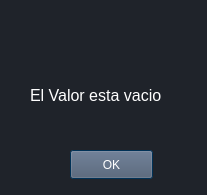
<?xml version="1.0" encoding="UTF-8"?>
<ui version="4.0">
 <class>ErrorPopUp</class>
 <widget class="QDialog" name="ErrorPopUp">
  <property name="geometry">
   <rect>
    <x>0</x>
    <y>0</y>
    <width>207</width>
    <height>195</height>
   </rect>
  </property>
  <property name="palette">
   <palette>
    <active>
     <colorrole role="WindowText">
      <brush brushstyle="SolidPattern">
       <color alpha="255">
        <red>255</red>
        <green>255</green>
        <blue>255</blue>
       </color>
      </brush>
     </colorrole>
     <colorrole role="Button">
      <brush brushstyle="SolidPattern">
       <color alpha="255">
        <red>31</red>
        <green>35</green>
        <blue>42</blue>
       </color>
      </brush>
     </colorrole>
     <colorrole role="Light">
      <brush brushstyle="SolidPattern">
       <color alpha="255">
        <red>46</red>
        <green>53</green>
        <blue>63</blue>
       </color>
      </brush>
     </colorrole>
     <colorrole role="Midlight">
      <brush brushstyle="SolidPattern">
       <color alpha="255">
        <red>38</red>
        <green>44</green>
        <blue>52</blue>
       </color>
      </brush>
     </colorrole>
     <colorrole role="Dark">
      <brush brushstyle="SolidPattern">
       <color alpha="255">
        <red>15</red>
        <green>18</green>
        <blue>21</blue>
       </color>
      </brush>
     </colorrole>
     <colorrole role="Mid">
      <brush brushstyle="SolidPattern">
       <color alpha="255">
        <red>21</red>
        <green>23</green>
        <blue>28</blue>
       </color>
      </brush>
     </colorrole>
     <colorrole role="Text">
      <brush brushstyle="SolidPattern">
       <color alpha="255">
        <red>255</red>
        <green>255</green>
        <blue>255</blue>
       </color>
      </brush>
     </colorrole>
     <colorrole role="BrightText">
      <brush brushstyle="SolidPattern">
       <color alpha="255">
        <red>255</red>
        <green>255</green>
        <blue>255</blue>
       </color>
      </brush>
     </colorrole>
     <colorrole role="ButtonText">
      <brush brushstyle="SolidPattern">
       <color alpha="255">
        <red>255</red>
        <green>255</green>
        <blue>255</blue>
       </color>
      </brush>
     </colorrole>
     <colorrole role="Base">
      <brush brushstyle="SolidPattern">
       <color alpha="255">
        <red>0</red>
        <green>0</green>
        <blue>0</blue>
       </color>
      </brush>
     </colorrole>
     <colorrole role="Window">
      <brush brushstyle="SolidPattern">
       <color alpha="255">
        <red>31</red>
        <green>35</green>
        <blue>42</blue>
       </color>
      </brush>
     </colorrole>
     <colorrole role="Shadow">
      <brush brushstyle="SolidPattern">
       <color alpha="255">
        <red>0</red>
        <green>0</green>
        <blue>0</blue>
       </color>
      </brush>
     </colorrole>
     <colorrole role="Highlight">
      <brush brushstyle="SolidPattern">
       <color alpha="255">
        <red>0</red>
        <green>61</green>
        <blue>108</blue>
       </color>
      </brush>
     </colorrole>
     <colorrole role="Link">
      <brush brushstyle="SolidPattern">
       <color alpha="255">
        <red>0</red>
        <green>0</green>
        <blue>130</blue>
       </color>
      </brush>
     </colorrole>
     <colorrole role="AlternateBase">
      <brush brushstyle="SolidPattern">
       <color alpha="255">
        <red>15</red>
        <green>17</green>
        <blue>21</blue>
       </color>
      </brush>
     </colorrole>
     <colorrole role="ToolTipBase">
      <brush brushstyle="SolidPattern">
       <color alpha="255">
        <red>255</red>
        <green>255</green>
        <blue>220</blue>
       </color>
      </brush>
     </colorrole>
     <colorrole role="ToolTipText">
      <brush brushstyle="SolidPattern">
       <color alpha="255">
        <red>0</red>
        <green>0</green>
        <blue>0</blue>
       </color>
      </brush>
     </colorrole>
     <colorrole role="PlaceholderText">
      <brush brushstyle="SolidPattern">
       <color alpha="127">
        <red>255</red>
        <green>255</green>
        <blue>255</blue>
       </color>
      </brush>
     </colorrole>
    </active>
    <inactive>
     <colorrole role="WindowText">
      <brush brushstyle="SolidPattern">
       <color alpha="255">
        <red>255</red>
        <green>255</green>
        <blue>255</blue>
       </color>
      </brush>
     </colorrole>
     <colorrole role="Button">
      <brush brushstyle="SolidPattern">
       <color alpha="255">
        <red>31</red>
        <green>35</green>
        <blue>42</blue>
       </color>
      </brush>
     </colorrole>
     <colorrole role="Light">
      <brush brushstyle="SolidPattern">
       <color alpha="255">
        <red>46</red>
        <green>53</green>
        <blue>63</blue>
       </color>
      </brush>
     </colorrole>
     <colorrole role="Midlight">
      <brush brushstyle="SolidPattern">
       <color alpha="255">
        <red>38</red>
        <green>44</green>
        <blue>52</blue>
       </color>
      </brush>
     </colorrole>
     <colorrole role="Dark">
      <brush brushstyle="SolidPattern">
       <color alpha="255">
        <red>15</red>
        <green>18</green>
        <blue>21</blue>
       </color>
      </brush>
     </colorrole>
     <colorrole role="Mid">
      <brush brushstyle="SolidPattern">
       <color alpha="255">
        <red>21</red>
        <green>23</green>
        <blue>28</blue>
       </color>
      </brush>
     </colorrole>
     <colorrole role="Text">
      <brush brushstyle="SolidPattern">
       <color alpha="255">
        <red>255</red>
        <green>255</green>
        <blue>255</blue>
       </color>
      </brush>
     </colorrole>
     <colorrole role="BrightText">
      <brush brushstyle="SolidPattern">
       <color alpha="255">
        <red>255</red>
        <green>255</green>
        <blue>255</blue>
       </color>
      </brush>
     </colorrole>
     <colorrole role="ButtonText">
      <brush brushstyle="SolidPattern">
       <color alpha="255">
        <red>255</red>
        <green>255</green>
        <blue>255</blue>
       </color>
      </brush>
     </colorrole>
     <colorrole role="Base">
      <brush brushstyle="SolidPattern">
       <color alpha="255">
        <red>0</red>
        <green>0</green>
        <blue>0</blue>
       </color>
      </brush>
     </colorrole>
     <colorrole role="Window">
      <brush brushstyle="SolidPattern">
       <color alpha="255">
        <red>31</red>
        <green>35</green>
        <blue>42</blue>
       </color>
      </brush>
     </colorrole>
     <colorrole role="Shadow">
      <brush brushstyle="SolidPattern">
       <color alpha="255">
        <red>0</red>
        <green>0</green>
        <blue>0</blue>
       </color>
      </brush>
     </colorrole>
     <colorrole role="Highlight">
      <brush brushstyle="SolidPattern">
       <color alpha="255">
        <red>0</red>
        <green>61</green>
        <blue>108</blue>
       </color>
      </brush>
     </colorrole>
     <colorrole role="Link">
      <brush brushstyle="SolidPattern">
       <color alpha="255">
        <red>0</red>
        <green>0</green>
        <blue>130</blue>
       </color>
      </brush>
     </colorrole>
     <colorrole role="AlternateBase">
      <brush brushstyle="SolidPattern">
       <color alpha="255">
        <red>15</red>
        <green>17</green>
        <blue>21</blue>
       </color>
      </brush>
     </colorrole>
     <colorrole role="ToolTipBase">
      <brush brushstyle="SolidPattern">
       <color alpha="255">
        <red>255</red>
        <green>255</green>
        <blue>220</blue>
       </color>
      </brush>
     </colorrole>
     <colorrole role="ToolTipText">
      <brush brushstyle="SolidPattern">
       <color alpha="255">
        <red>0</red>
        <green>0</green>
        <blue>0</blue>
       </color>
      </brush>
     </colorrole>
     <colorrole role="PlaceholderText">
      <brush brushstyle="SolidPattern">
       <color alpha="127">
        <red>255</red>
        <green>255</green>
        <blue>255</blue>
       </color>
      </brush>
     </colorrole>
    </inactive>
    <disabled>
     <colorrole role="WindowText">
      <brush brushstyle="SolidPattern">
       <color alpha="255">
        <red>15</red>
        <green>18</green>
        <blue>21</blue>
       </color>
      </brush>
     </colorrole>
     <colorrole role="Button">
      <brush brushstyle="SolidPattern">
       <color alpha="255">
        <red>31</red>
        <green>35</green>
        <blue>42</blue>
       </color>
      </brush>
     </colorrole>
     <colorrole role="Light">
      <brush brushstyle="SolidPattern">
       <color alpha="255">
        <red>46</red>
        <green>53</green>
        <blue>63</blue>
       </color>
      </brush>
     </colorrole>
     <colorrole role="Midlight">
      <brush brushstyle="SolidPattern">
       <color alpha="255">
        <red>38</red>
        <green>44</green>
        <blue>52</blue>
       </color>
      </brush>
     </colorrole>
     <colorrole role="Dark">
      <brush brushstyle="SolidPattern">
       <color alpha="255">
        <red>15</red>
        <green>18</green>
        <blue>21</blue>
       </color>
      </brush>
     </colorrole>
     <colorrole role="Mid">
      <brush brushstyle="SolidPattern">
       <color alpha="255">
        <red>21</red>
        <green>23</green>
        <blue>28</blue>
       </color>
      </brush>
     </colorrole>
     <colorrole role="Text">
      <brush brushstyle="SolidPattern">
       <color alpha="255">
        <red>15</red>
        <green>18</green>
        <blue>21</blue>
       </color>
      </brush>
     </colorrole>
     <colorrole role="BrightText">
      <brush brushstyle="SolidPattern">
       <color alpha="255">
        <red>255</red>
        <green>255</green>
        <blue>255</blue>
       </color>
      </brush>
     </colorrole>
     <colorrole role="ButtonText">
      <brush brushstyle="SolidPattern">
       <color alpha="255">
        <red>15</red>
        <green>18</green>
        <blue>21</blue>
       </color>
      </brush>
     </colorrole>
     <colorrole role="Base">
      <brush brushstyle="SolidPattern">
       <color alpha="255">
        <red>31</red>
        <green>35</green>
        <blue>42</blue>
       </color>
      </brush>
     </colorrole>
     <colorrole role="Window">
      <brush brushstyle="SolidPattern">
       <color alpha="255">
        <red>31</red>
        <green>35</green>
        <blue>42</blue>
       </color>
      </brush>
     </colorrole>
     <colorrole role="Shadow">
      <brush brushstyle="SolidPattern">
       <color alpha="255">
        <red>0</red>
        <green>0</green>
        <blue>0</blue>
       </color>
      </brush>
     </colorrole>
     <colorrole role="Link">
      <brush brushstyle="SolidPattern">
       <color alpha="255">
        <red>0</red>
        <green>0</green>
        <blue>130</blue>
       </color>
      </brush>
     </colorrole>
     <colorrole role="AlternateBase">
      <brush brushstyle="SolidPattern">
       <color alpha="255">
        <red>31</red>
        <green>35</green>
        <blue>42</blue>
       </color>
      </brush>
     </colorrole>
     <colorrole role="ToolTipBase">
      <brush brushstyle="SolidPattern">
       <color alpha="255">
        <red>255</red>
        <green>255</green>
        <blue>220</blue>
       </color>
      </brush>
     </colorrole>
     <colorrole role="ToolTipText">
      <brush brushstyle="SolidPattern">
       <color alpha="255">
        <red>0</red>
        <green>0</green>
        <blue>0</blue>
       </color>
      </brush>
     </colorrole>
     <colorrole role="PlaceholderText">
      <brush brushstyle="SolidPattern">
       <color alpha="127">
        <red>15</red>
        <green>18</green>
        <blue>21</blue>
       </color>
      </brush>
     </colorrole>
    </disabled>
   </palette>
  </property>
  <property name="windowTitle">
   <string>Error</string>
  </property>
  <property name="autoFillBackground">
   <bool>false</bool>
  </property>
  <widget class="QPushButton" name="pushButton">
   <property name="geometry">
    <rect>
     <x>70</x>
     <y>150</y>
     <width>83</width>
     <height>29</height>
    </rect>
   </property>
   <property name="palette">
    <palette>
     <active>
      <colorrole role="WindowText">
       <brush brushstyle="SolidPattern">
        <color alpha="255">
         <red>255</red>
         <green>255</green>
         <blue>255</blue>
        </color>
       </brush>
      </colorrole>
      <colorrole role="Button">
       <brush brushstyle="SolidPattern">
        <color alpha="255">
         <red>87</red>
         <green>98</green>
         <blue>118</blue>
        </color>
       </brush>
      </colorrole>
      <colorrole role="Light">
       <brush brushstyle="SolidPattern">
        <color alpha="255">
         <red>130</red>
         <green>147</green>
         <blue>177</blue>
        </color>
       </brush>
      </colorrole>
      <colorrole role="Midlight">
       <brush brushstyle="SolidPattern">
        <color alpha="255">
         <red>108</red>
         <green>122</green>
         <blue>147</blue>
        </color>
       </brush>
      </colorrole>
      <colorrole role="Dark">
       <brush brushstyle="SolidPattern">
        <color alpha="255">
         <red>43</red>
         <green>49</green>
         <blue>59</blue>
        </color>
       </brush>
      </colorrole>
      <colorrole role="Mid">
       <brush brushstyle="SolidPattern">
        <color alpha="255">
         <red>58</red>
         <green>65</green>
         <blue>79</blue>
        </color>
       </brush>
      </colorrole>
      <colorrole role="Text">
       <brush brushstyle="SolidPattern">
        <color alpha="255">
         <red>255</red>
         <green>255</green>
         <blue>255</blue>
        </color>
       </brush>
      </colorrole>
      <colorrole role="BrightText">
       <brush brushstyle="SolidPattern">
        <color alpha="255">
         <red>255</red>
         <green>255</green>
         <blue>255</blue>
        </color>
       </brush>
      </colorrole>
      <colorrole role="ButtonText">
       <brush brushstyle="SolidPattern">
        <color alpha="255">
         <red>255</red>
         <green>255</green>
         <blue>255</blue>
        </color>
       </brush>
      </colorrole>
      <colorrole role="Base">
       <brush brushstyle="SolidPattern">
        <color alpha="255">
         <red>0</red>
         <green>0</green>
         <blue>0</blue>
        </color>
       </brush>
      </colorrole>
      <colorrole role="Window">
       <brush brushstyle="SolidPattern">
        <color alpha="255">
         <red>87</red>
         <green>98</green>
         <blue>118</blue>
        </color>
       </brush>
      </colorrole>
      <colorrole role="Shadow">
       <brush brushstyle="SolidPattern">
        <color alpha="255">
         <red>0</red>
         <green>0</green>
         <blue>0</blue>
        </color>
       </brush>
      </colorrole>
      <colorrole role="AlternateBase">
       <brush brushstyle="SolidPattern">
        <color alpha="255">
         <red>43</red>
         <green>49</green>
         <blue>59</blue>
        </color>
       </brush>
      </colorrole>
      <colorrole role="ToolTipBase">
       <brush brushstyle="SolidPattern">
        <color alpha="255">
         <red>255</red>
         <green>255</green>
         <blue>220</blue>
        </color>
       </brush>
      </colorrole>
      <colorrole role="ToolTipText">
       <brush brushstyle="SolidPattern">
        <color alpha="255">
         <red>0</red>
         <green>0</green>
         <blue>0</blue>
        </color>
       </brush>
      </colorrole>
      <colorrole role="PlaceholderText">
       <brush brushstyle="SolidPattern">
        <color alpha="127">
         <red>255</red>
         <green>255</green>
         <blue>255</blue>
        </color>
       </brush>
      </colorrole>
     </active>
     <inactive>
      <colorrole role="WindowText">
       <brush brushstyle="SolidPattern">
        <color alpha="255">
         <red>255</red>
         <green>255</green>
         <blue>255</blue>
        </color>
       </brush>
      </colorrole>
      <colorrole role="Button">
       <brush brushstyle="SolidPattern">
        <color alpha="255">
         <red>87</red>
         <green>98</green>
         <blue>118</blue>
        </color>
       </brush>
      </colorrole>
      <colorrole role="Light">
       <brush brushstyle="SolidPattern">
        <color alpha="255">
         <red>130</red>
         <green>147</green>
         <blue>177</blue>
        </color>
       </brush>
      </colorrole>
      <colorrole role="Midlight">
       <brush brushstyle="SolidPattern">
        <color alpha="255">
         <red>108</red>
         <green>122</green>
         <blue>147</blue>
        </color>
       </brush>
      </colorrole>
      <colorrole role="Dark">
       <brush brushstyle="SolidPattern">
        <color alpha="255">
         <red>43</red>
         <green>49</green>
         <blue>59</blue>
        </color>
       </brush>
      </colorrole>
      <colorrole role="Mid">
       <brush brushstyle="SolidPattern">
        <color alpha="255">
         <red>58</red>
         <green>65</green>
         <blue>79</blue>
        </color>
       </brush>
      </colorrole>
      <colorrole role="Text">
       <brush brushstyle="SolidPattern">
        <color alpha="255">
         <red>255</red>
         <green>255</green>
         <blue>255</blue>
        </color>
       </brush>
      </colorrole>
      <colorrole role="BrightText">
       <brush brushstyle="SolidPattern">
        <color alpha="255">
         <red>255</red>
         <green>255</green>
         <blue>255</blue>
        </color>
       </brush>
      </colorrole>
      <colorrole role="ButtonText">
       <brush brushstyle="SolidPattern">
        <color alpha="255">
         <red>255</red>
         <green>255</green>
         <blue>255</blue>
        </color>
       </brush>
      </colorrole>
      <colorrole role="Base">
       <brush brushstyle="SolidPattern">
        <color alpha="255">
         <red>0</red>
         <green>0</green>
         <blue>0</blue>
        </color>
       </brush>
      </colorrole>
      <colorrole role="Window">
       <brush brushstyle="SolidPattern">
        <color alpha="255">
         <red>87</red>
         <green>98</green>
         <blue>118</blue>
        </color>
       </brush>
      </colorrole>
      <colorrole role="Shadow">
       <brush brushstyle="SolidPattern">
        <color alpha="255">
         <red>0</red>
         <green>0</green>
         <blue>0</blue>
        </color>
       </brush>
      </colorrole>
      <colorrole role="AlternateBase">
       <brush brushstyle="SolidPattern">
        <color alpha="255">
         <red>43</red>
         <green>49</green>
         <blue>59</blue>
        </color>
       </brush>
      </colorrole>
      <colorrole role="ToolTipBase">
       <brush brushstyle="SolidPattern">
        <color alpha="255">
         <red>255</red>
         <green>255</green>
         <blue>220</blue>
        </color>
       </brush>
      </colorrole>
      <colorrole role="ToolTipText">
       <brush brushstyle="SolidPattern">
        <color alpha="255">
         <red>0</red>
         <green>0</green>
         <blue>0</blue>
        </color>
       </brush>
      </colorrole>
      <colorrole role="PlaceholderText">
       <brush brushstyle="SolidPattern">
        <color alpha="127">
         <red>255</red>
         <green>255</green>
         <blue>255</blue>
        </color>
       </brush>
      </colorrole>
     </inactive>
     <disabled>
      <colorrole role="WindowText">
       <brush brushstyle="SolidPattern">
        <color alpha="255">
         <red>43</red>
         <green>49</green>
         <blue>59</blue>
        </color>
       </brush>
      </colorrole>
      <colorrole role="Button">
       <brush brushstyle="SolidPattern">
        <color alpha="255">
         <red>87</red>
         <green>98</green>
         <blue>118</blue>
        </color>
       </brush>
      </colorrole>
      <colorrole role="Light">
       <brush brushstyle="SolidPattern">
        <color alpha="255">
         <red>130</red>
         <green>147</green>
         <blue>177</blue>
        </color>
       </brush>
      </colorrole>
      <colorrole role="Midlight">
       <brush brushstyle="SolidPattern">
        <color alpha="255">
         <red>108</red>
         <green>122</green>
         <blue>147</blue>
        </color>
       </brush>
      </colorrole>
      <colorrole role="Dark">
       <brush brushstyle="SolidPattern">
        <color alpha="255">
         <red>43</red>
         <green>49</green>
         <blue>59</blue>
        </color>
       </brush>
      </colorrole>
      <colorrole role="Mid">
       <brush brushstyle="SolidPattern">
        <color alpha="255">
         <red>58</red>
         <green>65</green>
         <blue>79</blue>
        </color>
       </brush>
      </colorrole>
      <colorrole role="Text">
       <brush brushstyle="SolidPattern">
        <color alpha="255">
         <red>43</red>
         <green>49</green>
         <blue>59</blue>
        </color>
       </brush>
      </colorrole>
      <colorrole role="BrightText">
       <brush brushstyle="SolidPattern">
        <color alpha="255">
         <red>255</red>
         <green>255</green>
         <blue>255</blue>
        </color>
       </brush>
      </colorrole>
      <colorrole role="ButtonText">
       <brush brushstyle="SolidPattern">
        <color alpha="255">
         <red>43</red>
         <green>49</green>
         <blue>59</blue>
        </color>
       </brush>
      </colorrole>
      <colorrole role="Base">
       <brush brushstyle="SolidPattern">
        <color alpha="255">
         <red>87</red>
         <green>98</green>
         <blue>118</blue>
        </color>
       </brush>
      </colorrole>
      <colorrole role="Window">
       <brush brushstyle="SolidPattern">
        <color alpha="255">
         <red>87</red>
         <green>98</green>
         <blue>118</blue>
        </color>
       </brush>
      </colorrole>
      <colorrole role="Shadow">
       <brush brushstyle="SolidPattern">
        <color alpha="255">
         <red>0</red>
         <green>0</green>
         <blue>0</blue>
        </color>
       </brush>
      </colorrole>
      <colorrole role="AlternateBase">
       <brush brushstyle="SolidPattern">
        <color alpha="255">
         <red>87</red>
         <green>98</green>
         <blue>118</blue>
        </color>
       </brush>
      </colorrole>
      <colorrole role="ToolTipBase">
       <brush brushstyle="SolidPattern">
        <color alpha="255">
         <red>255</red>
         <green>255</green>
         <blue>220</blue>
        </color>
       </brush>
      </colorrole>
      <colorrole role="ToolTipText">
       <brush brushstyle="SolidPattern">
        <color alpha="255">
         <red>0</red>
         <green>0</green>
         <blue>0</blue>
        </color>
       </brush>
      </colorrole>
      <colorrole role="PlaceholderText">
       <brush brushstyle="SolidPattern">
        <color alpha="127">
         <red>43</red>
         <green>49</green>
         <blue>59</blue>
        </color>
       </brush>
      </colorrole>
     </disabled>
    </palette>
   </property>
   <property name="text">
    <string>OK</string>
   </property>
  </widget>
  <widget class="QLabel" name="label">
   <property name="geometry">
    <rect>
     <x>30</x>
     <y>70</y>
     <width>171</width>
     <height>51</height>
    </rect>
   </property>
   <property name="font">
    <font>
     <pointsize>12</pointsize>
    </font>
   </property>
   <property name="text">
    <string>El Valor esta vacio</string>
   </property>
  </widget>
 </widget>
 <resources/>
 <connections/>
</ui>
